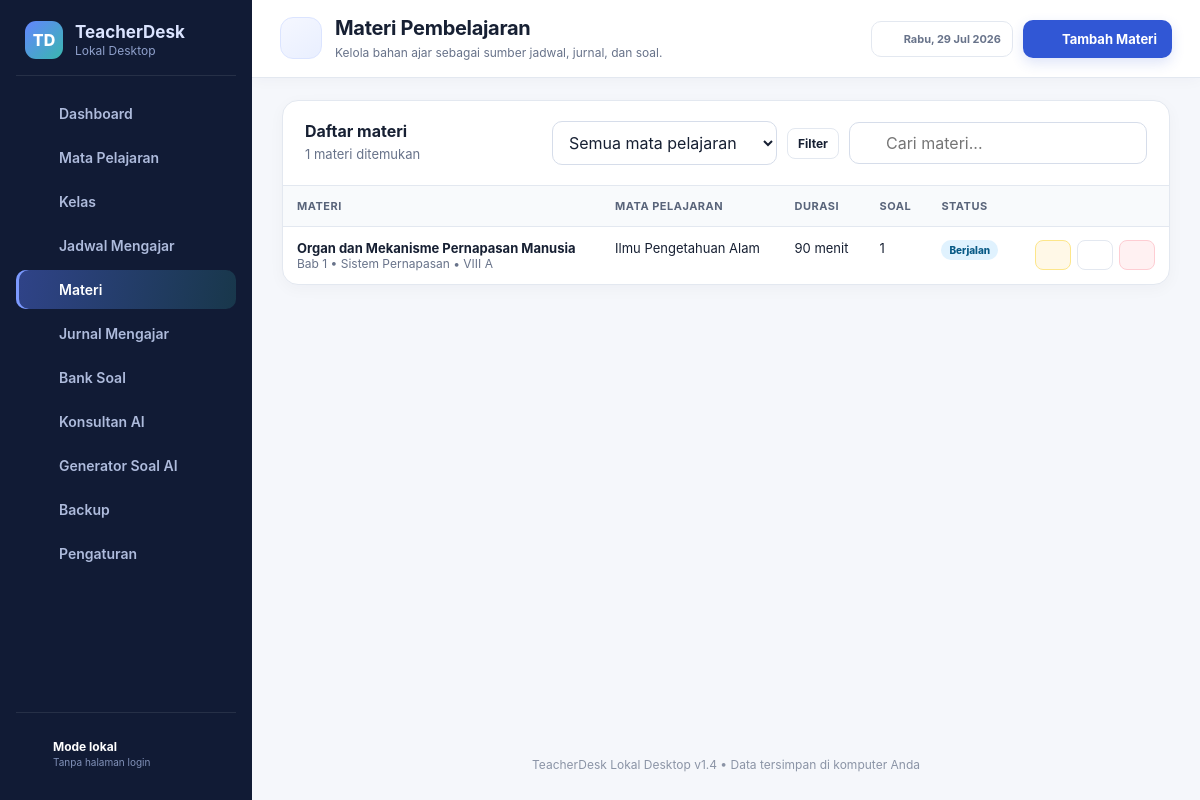
The page /index.php?page=materials on the database its author committed.
### tables this page shows
CREATE TABLE IF NOT EXISTS materials (
    id BIGINT UNSIGNED AUTO_INCREMENT PRIMARY KEY,
    subject_id BIGINT UNSIGNED NOT NULL,
    class_id BIGINT UNSIGNED NULL,
    chapter VARCHAR(190) NULL,
    title VARCHAR(220) NOT NULL,
    learning_objective TEXT NULL,
    content LONGTEXT NOT NULL,
    estimated_minutes INT UNSIGNED NOT NULL DEFAULT 0,
    source_reference TEXT NULL,
    attachment_path VARCHAR(255) NULL,
    status ENUM('planned','in_progress','completed') NOT NULL DEFAULT 'planned',
    created_at TIMESTAMP DEFAULT CURRENT_TIMESTAMP,
    updated_at TIMESTAMP DEFAULT CURRENT_TIMESTAMP ON UPDATE CURRENT_TIMESTAMP,
    CONSTRAINT fk_material_subject FOREIGN KEY (subject_id) REFERENCES subjects(id) ON DELETE RESTRICT ON UPDATE CASCADE,
    CONSTRAINT fk_material_class FOREIGN KEY (class_id) REFERENCES classes(id) ON DELETE SET NULL ON UPDATE CASCADE,
    INDEX idx_material_subject (subject_id),
    INDEX idx_material_status (status),
    FULLTEXT INDEX ft_material_text (title, content)
);

CREATE TABLE IF NOT EXISTS classes (
    id BIGINT UNSIGNED AUTO_INCREMENT PRIMARY KEY,
    name VARCHAR(100) NOT NULL,
    grade_level VARCHAR(120) NOT NULL,
    institution VARCHAR(190) NULL,
    room VARCHAR(100) NULL,
    student_count INT UNSIGNED NOT NULL DEFAULT 0,
    notes TEXT NULL,
    status ENUM('active','archived') NOT NULL DEFAULT 'active',
    created_at TIMESTAMP DEFAULT CURRENT_TIMESTAMP,
    updated_at TIMESTAMP DEFAULT CURRENT_TIMESTAMP ON UPDATE CURRENT_TIMESTAMP,
    INDEX idx_class_status (status),
    INDEX idx_class_name (name)
);

CREATE TABLE IF NOT EXISTS subjects (
    id BIGINT UNSIGNED AUTO_INCREMENT PRIMARY KEY,
    name VARCHAR(150) NOT NULL,
    grade_level VARCHAR(120) NOT NULL,
    semester VARCHAR(20) NOT NULL DEFAULT 'Ganjil',
    academic_year VARCHAR(20) NOT NULL,
    curriculum VARCHAR(120) NULL,
    description TEXT NULL,
    learning_outcomes TEXT NULL,
    status ENUM('active','archived') NOT NULL DEFAULT 'active',
    created_at TIMESTAMP DEFAULT CURRENT_TIMESTAMP,
    updated_at TIMESTAMP DEFAULT CURRENT_TIMESTAMP ON UPDATE CURRENT_TIMESTAMP,
    INDEX idx_subject_status (status),
    INDEX idx_subject_name (name)
);

### index.php (called while the page is built, shortened)
<?php
$page = $_GET['page'] ?? 'dashboard';
require __DIR__ . '/includes/header.php';
require __DIR__ . '/includes/sidebar.php';
require __DIR__ . '/pages/' . $page . '.php';
require __DIR__ . '/includes/footer.php';

### pages/materials.php (the view, shortened to what this page needs)
<?php
$subjects=$db->query("SELECT id,name,grade_level FROM subjects WHERE status='active' ORDER BY name")->fetchAll();$classes=$db->query("SELECT id,name FROM classes WHERE status='active' ORDER BY name")->fetchAll();
$subjectFilter=(int)($_GET['subject_id']??0);$sql="SELECT m.*,s.name subject_name,c.name class_name,(SELECT COUNT(*) FROM questions q WHERE q.material_id=m.id) question_count FROM materials m JOIN subjects s ON s.id=m.subject_id LEFT JOIN classes c ON c.id=m.class_id";$params=[];if($subjectFilter){$sql.=' WHERE m.subject_id=?';$params[]=$subjectFilter;}$sql.=' ORDER BY m.updated_at DESC';$stmt=$db->prepare($sql);$stmt->execute($params);$materials=$stmt->fetchAll();
?>
<section class="card mt-3"><div class="card-header"><div><h2>Daftar materi</h2><p><?= count($materials) ?> materi ditemukan</p></div><form class="filter-bar" method="get"><input type="hidden" name="page" value="materials"><select class="form-control" name="subject_id"><option value="">Semua mata pelajaran</option><?php foreach($subjects as $item): ?><option value="<?= $item['id'] ?>" <?= selected($subjectFilter,$item['id']) ?>><?= e($item['name']) ?></option><?php endforeach; ?></select><button class="btn btn-secondary btn-sm">Filter</button><div class="search-box"><?= icon('search',17) ?><input class="form-control" placeholder="Cari materi..." data-filter-table="#material-table"></div></form></div><div class="table-wrap"><table class="data-table" id="material-table"><thead><tr><th>Materi</th><th>Mata pelajaran</th><th>Durasi</th><th>Soal</th><th>Status</th><th></th></tr></thead><tbody><?php foreach($materials as $item): ?><tr><td><strong><?= e($item['title']) ?></strong><div class="muted text-sm"><?= e($item['chapter']?:'Tanpa bab') ?><?= $item['class_name']?' • '.e($item['class_name']):'' ?></div><?php if($item['attachment_path']): ?><a class="text-sm" href="<?= e($item['attachment_path']) ?>" target="_blank">Buka lampiran</a><?php endif; ?></td><td><?= e($item['subject_name']) ?></td><td><?= (int)$item['estimated_minutes'] ?> menit</td><td><?= (int)$item['question_count'] ?></td><td><?= status_badge($item['status']) ?></td><td><div class="actions"><a class="btn btn-warning btn-sm" href="<?= url('generator',['material_id'=>$item['id']]) ?>"><?= icon('sparkles',14) ?></a><a class="btn btn-secondary btn-sm" href="<?= url('materials',['edit'=>$item['id']]) ?>"><?= icon('edit',14) ?></a><form method="post" data-confirm="Hapus materi dan lampirannya? Soal atau jadwal terkait dapat mencegah penghapusan."><?= csrf_field() ?><input type="hidden" name="action" value="delete_material"><input type="hidden" name="id" value="<?= $item['id'] ?>"><button class="btn btn-danger btn-sm"><?= icon('trash',14) ?></button></form></div></td></tr><?php endforeach; ?><?php if(!$materials): ?><tr><td colspan="6"><div class="empty-state"><h3>Belum ada materi</h3><p>Tambahkan materi untuk menghubungkannya ke jadwal dan membuat soal.</p></div></td></tr><?php endif; ?></tbody></table></div></section>

### app/helpers.php (shortened to what this page needs)
<?php
function e(?string $value): string
{
    return htmlspecialchars((string) $value, ENT_QUOTES, 'UTF-8');
}
function url(string $page = 'dashboard', array $params = []): string
{
    $params = array_merge(['page' => $page], $params);
    return 'index.php?' . http_build_query($params);
}
function status_badge(string $status): string
{
    $labels = [
        'active' => 'Aktif', 'archived' => 'Arsip', 'planned' => 'Direncanakan',
        'in_progress' => 'Berjalan', 'completed' => 'Selesai', 'scheduled' => 'Terjadwal',
        'done' => 'Terlaksana', 'postponed' => 'Ditunda', 'cancelled' => 'Dibatalkan',
        'assignment' => 'Diganti Tugas', 'draft' => 'Draf', 'reviewed' => 'Ditinjau',
        'approved' => 'Disetujui', 'rejected' => 'Ditolak',
    ];
    $class = match ($status) {
        'active', 'done', 'completed', 'approved' => 'success',
        'in_progress', 'reviewed' => 'info',
        'postponed', 'assignment', 'planned', 'scheduled', 'draft' => 'warning',
        'cancelled', 'rejected' => 'danger',
        default => 'neutral',
    };
    return '<span class="badge badge-' . $class . '">' . e($labels[$status] ?? ucfirst($status)) . '</span>';
}
function icon(string $name, int $size = 20): string
{
    $body = $paths[$name] ?? $paths['file'];
    return '<svg class="icon" width="' . $size . '" height="' . $size . '" viewBox="0 0 24 24" fill="none" stroke="currentColor" stroke-width="2" stroke-linecap="round" stroke-linejoin="round" aria-hidden="true">' . $body . '</svg>';
}

### assets/css/app.css (style rules this page uses)
:root { --primary:#3157d5;--primary-dark:#2443a9;--primary-soft:#eef2ff;--accent:#0d9488; --bg:#f5f7fb;--surface:#fff;--surface-2:#f8fafc;--text:#172033;--muted:#68738a; --border:#e3e8f0;--danger:#c9364b;--warning:#a76500;--success:#15803d;--info:#0369a1; --shadow:0 10px 30px rgba(25,40,75,.08);--radius:16px;--sidebar:252px; }
* { box-sizing:border-box }
html { font-family:Inter,ui-sans-serif,system-ui,-apple-system,"Segoe UI",sans-serif;color:var(--text);background:var(--bg) }
body { margin:0;min-height:100vh;min-width:1200px }
a { color:inherit;text-decoration:none }
button,input,select,textarea { font:inherit }
button { cursor:pointer }
.icon { flex:0 0 auto }
.card { background:var(--surface);border:1px solid var(--border);border-radius:var(--radius);box-shadow:0 4px 16px rgba(24,35,63,.035) }
.card-header { display:flex;align-items:flex-start;justify-content:space-between;gap:16px;padding:20px 22px;border-bottom:1px solid var(--border) }
.card-header h2,.card-header h3 { margin:0;font-size:16px }
.card-header p { margin:5px 0 0;color:var(--muted);font-size:13px }
.btn { border:1px solid transparent;border-radius:10px;padding:9px 14px;font-weight:700;font-size:13px;display:inline-flex;align-items:center;justify-content:center;gap:8px;transition:.18s;white-space:nowrap }
.btn-secondary { background:#fff;border-color:var(--border);color:var(--text) }
.btn-danger { background:#fff1f2;border-color:#fecdd3;color:var(--danger) }
.btn-warning { background:#fff8e7;border-color:#fde68a;color:var(--warning) }
.btn-sm { padding:7px 10px;font-size:12px;border-radius:8px }
.form-control { width:100%;border:1px solid #d6ddea;border-radius:10px;background:#fff;color:var(--text);padding:10px 12px;outline:none;transition:.15s }
.filter-bar { display:flex;align-items:center;gap:10px;flex-wrap:wrap }
.filter-bar .form-control { width:auto;min-width:150px }
.search-box { position:relative;min-width:230px }
.search-box .icon { position:absolute;left:11px;top:50%;transform:translateY(-50%);color:#8290aa }
.search-box input { padding-left:36px }
.table-wrap { overflow:auto }
.data-table { width:100%;border-collapse:collapse;min-width:720px }
.data-table th,.data-table td { text-align:left;padding:13px 14px;border-bottom:1px solid var(--border);font-size:13px;vertical-align:top }
.data-table th { background:#f8fafc;color:#59647a;font-size:11px;text-transform:uppercase;letter-spacing:.045em;white-space:nowrap }
.data-table tr:last-child td { border-bottom:0 }
.actions { display:flex;gap:6px;justify-content:flex-end }
.badge { display:inline-flex;align-items:center;border-radius:999px;padding:4px 8px;font-size:10px;font-weight:800 }
.badge-info { background:#e0f2fe;color:#075985 }
.muted { color:var(--muted) }
.text-sm { font-size:12px }
.mt-3 { margin-top:20px }

### assets/css/page-layout.css (style rules this page uses)
.topbar--page .topbar-date .icon { color: var(--primary); }
.content--standard > .section-title + .card.mt-3 { margin-top: 0; }

### rows shown on the page
materials: title "Organ dan Mekanisme Pernapasan Manusia", chapter "Bab 1 • Sistem Pernapasan", class.name "VIII A", subject.name "Ilmu Pengetahuan Alam", estimated_minutes "90", question_count "1", status "Berjalan", $size 14 (drawn)

### other values the page prints
$label "Dashboard"
$label "Mata Pelajaran"
$label "Kelas"
$label "Jadwal Mengajar"
$label "Materi"
$label "Jurnal Mengajar"
$label "Bank Soal"
$label "Konsultan AI"
$label "Generator Soal AI"
$label "Backup"
$label "Pengaturan"
$currentMeta['title'] "Materi Pembelajaran"
$currentMeta['subtitle'] "Kelola bahan ajar sebagai sumber jadwal, jurnal, dan soal."
$currentMeta['action']['label'] "Tambah Materi"
count($materials) "1"
